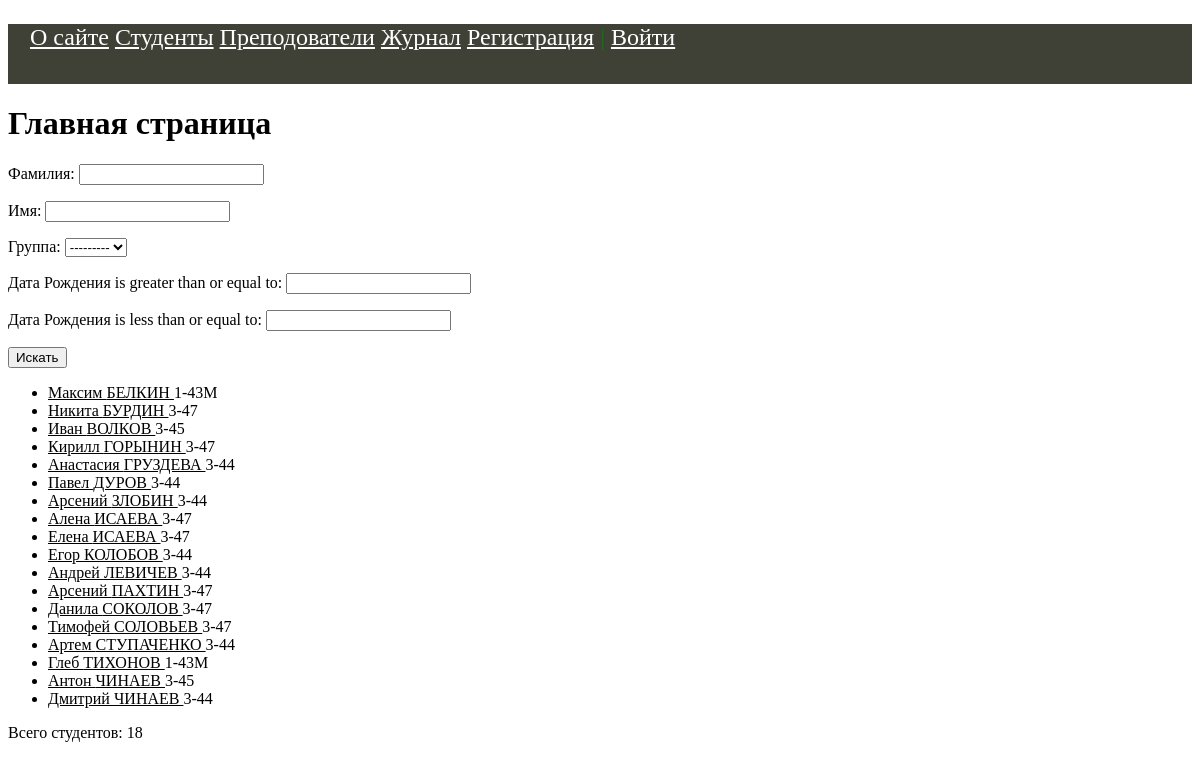
/, run on an earlier commit of the app's database.
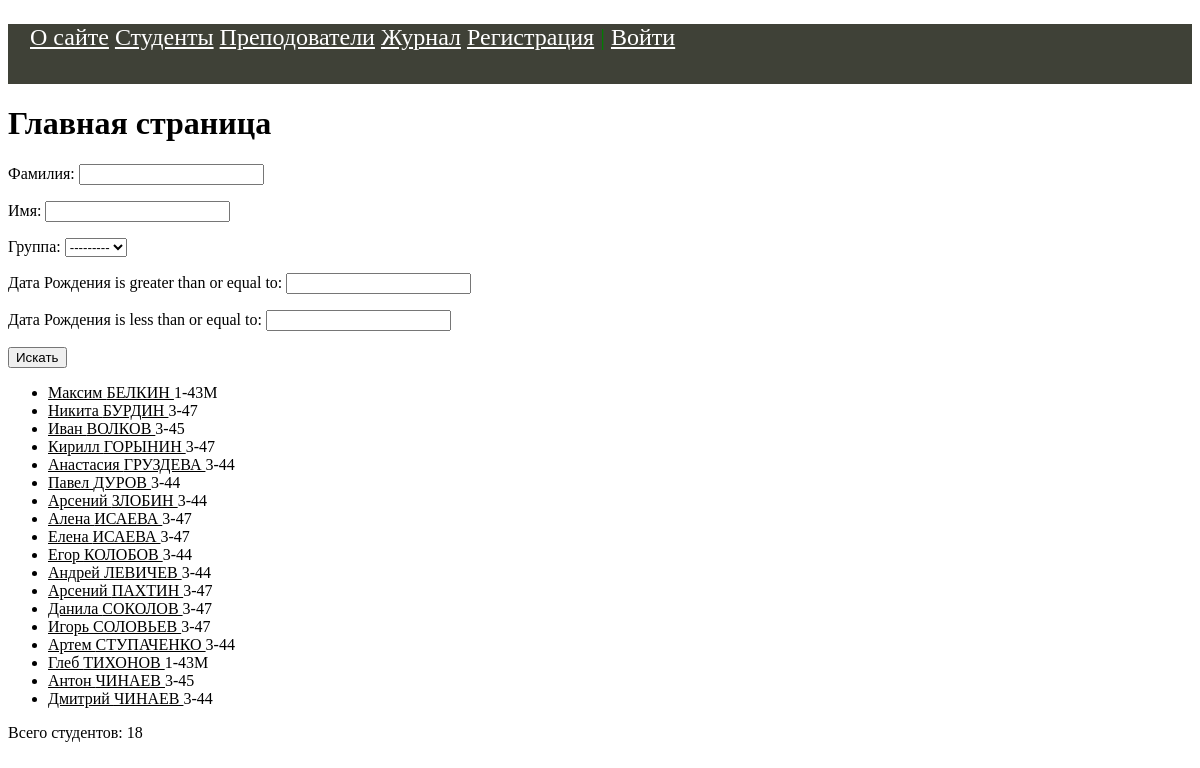
And on a later commit of the database.
### students/models.py (models this page shows, shortened)
class Student(models.Model):
    objects = models.Model
    first_name = models.CharField(verbose_name='Имя', max_length=50)
    last_name = models.CharField(verbose_name='Фамилия', max_length=50)
    middle_name = models.CharField(verbose_name='Отчество', max_length=50)
    email = models.EmailField(verbose_name='e-mail', blank=True)
    birth_date = models.DateField(verbose_name='Дата Рождения', default=date(1975, 9, 5))
    created_at = models.DateTimeField(verbose_name='Дата создания', auto_now_add=True)
    updated_at = models.DateTimeField(verbose_name='Дата изменения', auto_now=True)
    is_study = models.BooleanField(verbose_name='Учится', default=True)
    photo = models.ImageField(verbose_name='Фото', upload_to="photos/%Y/%m/%d")
    group = models.ForeignKey('Group', on_delete=models.CASCADE, verbose_name='Группа')
    slug = models.SlugField(verbose_name='URL', max_length=255, unique=True, db_index=True)
    user = models.ForeignKey(User, verbose_name='Пользователь', on_delete=models.CASCADE)
    class Meta:
        verbose_name = 'Студент'
        verbose_name_plural = 'Студенты'
        ordering = ['last_name', 'first_name']
    def get_absolute_url(self):
        return reverse('student', kwargs={'stud_slug': self.slug})

class Group(models.Model):
    name = models.CharField(verbose_name='Группа', max_length=5)
    course = models.CharField(verbose_name='Курс', max_length=2)
    enrollment_year = models.IntegerField(verbose_name='Год зачисления')
    objects = models.Manager()
    class Meta:
        verbose_name = 'Группа'
        verbose_name_plural = 'Группы'
        ordering = ['course', 'enrollment_year']
    def __str__(self):
        return f'{self.course}-{self.name}'

### students/views.py (the view)
# urls.py: path('', StudentHome.as_view(), name='home'),
class StudentHome(DataMixin, ListView):
    model = Student
    template_name = 'students/index.html'
    context_object_name = 'students'
    paginate_by = 20
    def get_queryset(self):
        queryset = super().get_queryset()
        st_filter = StudentFilter(self.request.GET, queryset)
        return st_filter.qs
    def get_context_data(self, **kwargs):
        context = super().get_context_data(**kwargs)
        auth = self.request.user.is_authenticated
        queryset = self.get_queryset()
        st_filter = StudentFilter(self.request.GET, queryset)
        c_def = self.get_user_context(title='Главная страница', auth=auth,
                                      st_filter=st_filter)
        return {**context, **c_def}

### students/utils.py (called while the page is built)
    def get_user_context(self, **kwargs):
        context = kwargs
        context['menu'] = menu
        return context

### students/templates/students/index.html (shortened to what this page needs)
{% extends 'students/base.html' %}
{% block content %}
    <h1>{{ title }}</h1>
    <form method="get" action="{%url 'home' %}">
        {{ st_filter.form.as_p }}
        <button type="submit">Искать</button>
    </form>
    <ul>
        {% for st in students %}
            <li>
                <a href="{{ st.get_absolute_url }}">
                    {{ st.first_name }}
                    {{ st.last_name | upper }}
                </a>
                {{ st.group.course }}-{{ st.group.name }}
            </li>
        {% endfor %}
    </ul>
    <p> Всего студентов: {{ students | length }}</p>
{% endblock %}

What changed in the data, as far as the page shows it:
changed Student "СОЛОВЬЕВ": first_name "Тимофей" → "Игорь"
